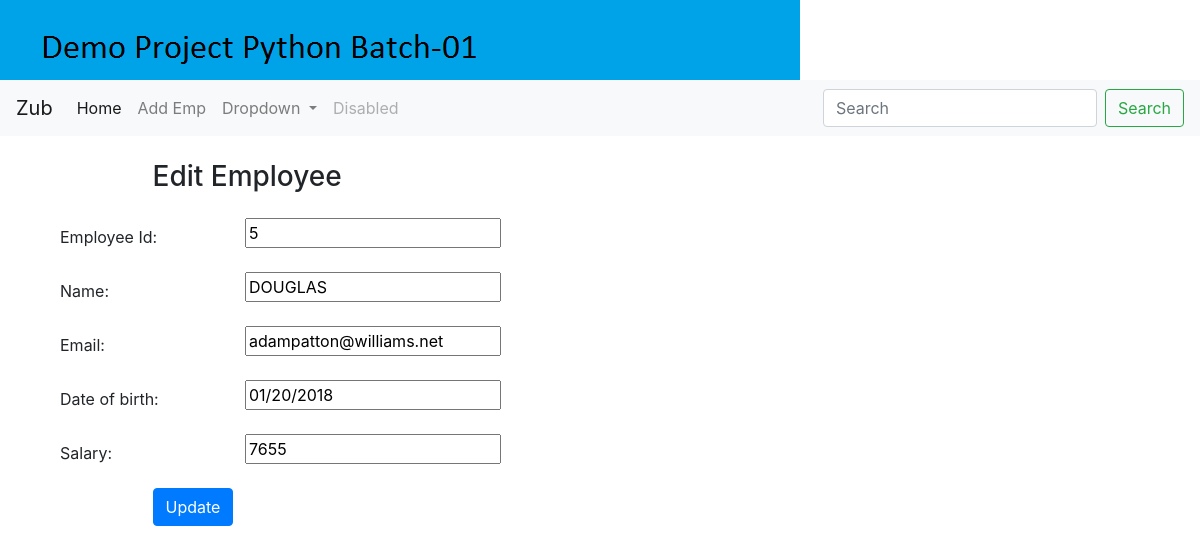
Screenshot of /edit/5 with the database file from the repository.
### less4App/models.py (models this page shows, shortened)
class Employee(models.Model):
    id = models.AutoField(primary_key=True)
    name = models.CharField("Employee Name", max_length=100)
    email = models.EmailField("Email Address", max_length=100)
    dob = models.DateTimeField("Date of Birth")
    salary = models.FloatField("Basic Salary")
    class Meta:
        db_table = "employees"

### less4App/views.py (the view)
# urls.py: path('edit/<int:id>', views.edit ),
def edit(request, id):
    employee = Employee.objects.get(id=id)
    form = EmployeeForm(request.POST,request.FILES)
    return render(request,'edit.html', {'employee':employee, 'form':form})

### less4App/forms.py
class EmployeeForm(forms.ModelForm):
    class Meta:
        model = Employee
        fields = "__all__"

### less4App/templates/edit.html (shortened to what this page needs)
{% extends 'base.html' %}
{% block content %}
<form method="POST" class="post-form" action="/update/{{employee.id}}" enctype="multipart/form-data" >
  <div class="container">
          <br>
        <div class="form-group row">
        <label class="col-sm-1 col-form-label"></label>
        <div class="col-sm-4">
        <h3>Edit Employee</h3>
        </div>
      </div>
      <div class="form-group row">
        <label class="col-sm-2 col-form-label">Employee Id:</label>
        <div class="col-sm-4">
            <input type="text" name="id" id="id_id" required maxlength="20" value="{{ employee.id }}"/>
        </div>
      </div>
        <div class="form-group row">
        <label class="col-sm-2 col-form-label">Name:</label>
        <div class="col-sm-4">
            <input type="text" name="name" id="id_name" required maxlength="20" value="{{ employee.name | upper}}"/>
        </div>
      </div>
      <div class="form-group row">
      <label class="col-sm-2 col-form-label">Email:</label>
      <div class="col-sm-4">
            <input type="text" name="email" id="id_email" required maxlength="20" value="{{ employee.email }}"/>
      </div>
    </div>
      <div class="form-group row">
      <label class="col-sm-2 col-form-label">Date of birth:</label>
      <div class="col-sm-4">
            <input type="text" name="dob" id="id_dob" required maxlength="20" value="{{ employee.dob | date:"m/d/Y"}}"/>
        </div>
      </div>
      <div class="form-group row">
    <label class="col-sm-2 col-form-label">Salary:</label>
    <div class="col-sm-4">
        <input type="text" name="salary" id="id_salary" required maxlength="20" value="{{ employee.salary |floatformat:"-3" }}"/>
    </div>
  </div>
        <div class="form-group row">
        <label class="col-sm-1 col-form-label"></label>
        <div class="col-sm-4">
        <button type="submit" class="btn btn-primary">Update</button>
        </div>
      </div>
        </div>
    </form>
{% endblock %}

### rows the page displays
Employee: id "5", name "DOUGLAS", email "adampatton@williams.net", dob "01/20/2018", salary "7655"
